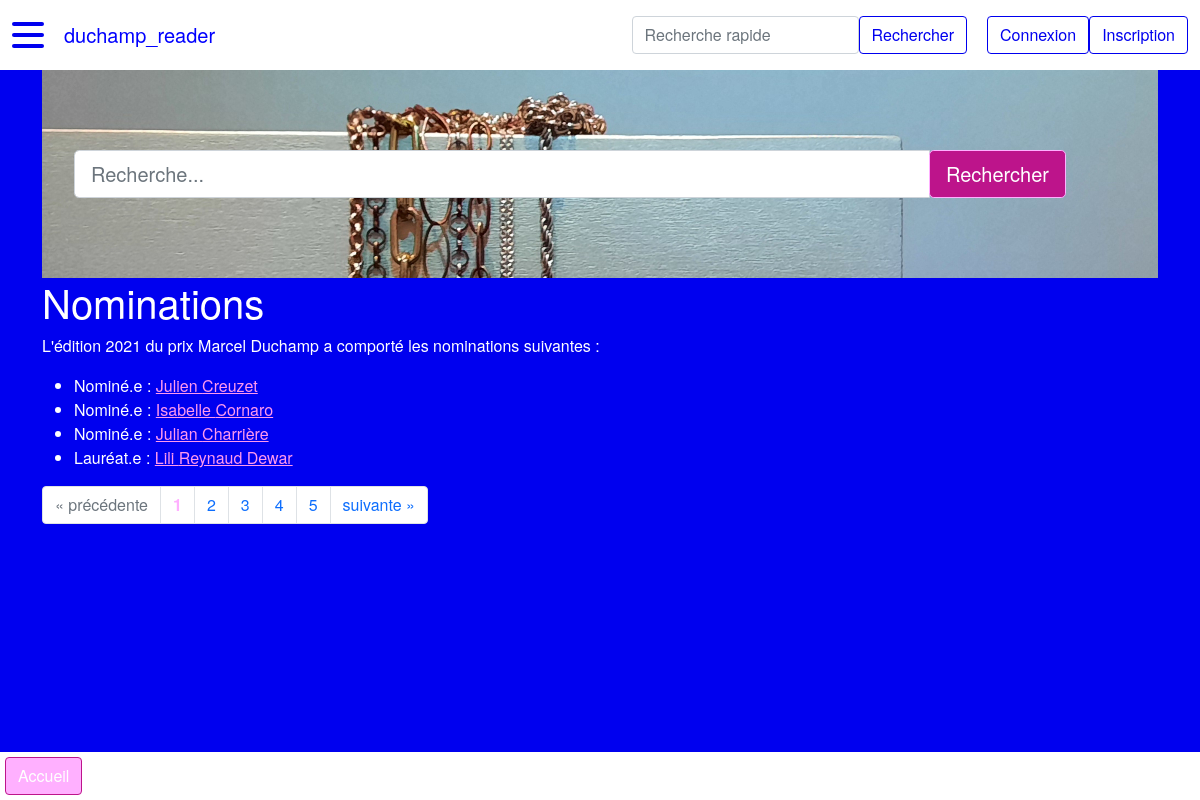
/nomination, run on the app's committed database.
### duchamp_reader/modeles/classes_generic.py (models this page shows, shortened)
class Nomination(db.Model):
    __tablename__ = "nomination"
    id = db.Column(db.Integer, unique=True, nullable=False, primary_key=True, autoincrement=True)
    annee = db.Column(db.Integer, nullable=False)  # format YYYY
    laureat = db.Column(db.Boolean, nullable=False, default=0)  # 1 si lauréat, 0 si non
    id_artiste = db.Column(db.Integer, db.ForeignKey("artiste.id"))
    id_theme = db.Column(db.Integer, db.ForeignKey("theme.id"))
    classname = db.Column(db.Text, nullable=False, default="nomination")
    authorship = db.relationship("AuthorshipNomination", back_populates="nomination")
    artiste = db.relationship("Artiste", back_populates="nomination")
    theme = db.relationship("Theme", back_populates="nomination", uselist=False)

class Artiste(db.Model):
    __tablename__ = "artiste"
    id = db.Column(db.Integer, unique=True, nullable=False, primary_key=True, autoincrement=True)
    nom = db.Column(db.Text, nullable=False)
    prenom = db.Column(db.Text, nullable=False)
    annee_naissance = db.Column(db.Integer) # format YYYY
    genre = db.Column(db.String(1))  # M : masculin, F : femme, A : autre/non-binaire
    id_wikidata = db.Column(db.Text)
    id_ville_naissance = db.Column(db.Integer, db.ForeignKey("ville.id"))
    id_ville_residence = db.Column(db.Integer, db.ForeignKey("ville.id"))
    classname = db.Column(db.Text, nullable=False, default="artiste")
    authorship = db.relationship("AuthorshipArtiste", back_populates="artiste")
    represent = db.relationship("RelationRepresente", back_populates="artiste")
    ville_naissance = db.relationship("Ville", foreign_keys=[id_ville_naissance],
                                      backref="artiste_ville_naissance", uselist=False)
    ville_residence = db.relationship("Ville", foreign_keys=[id_ville_residence],
                                      backref="artiste_ville_residence", uselist=False)
    nomination = db.relationship("Nomination", back_populates="artiste", uselist=False)

### duchamp_reader/routes.py (the view)
@app.route("/nomination")
def nomination_index():
    last_artistes, last_nominations, last_galeries, last_villes, last_themes = queries()
    page = request.args.get("page", 1)
    titre = "Nominations"
    if isinstance(page, str) and page.isdigit():
        page = int(page)
    else:
        page = 1
    nominations = Nomination.query.join(Artiste, Nomination.id_artiste == Artiste.id)\
        .join(Theme, Nomination.id_theme == Theme.id)\
        .order_by(Nomination.id.desc()).paginate(page=page, per_page=PERPAGE)
    return render_template("pages/nomination_index.html", titre=titre, nominations=nominations,
                           last_nominations=last_nominations, last_artistes=last_artistes, last_galeries=last_galeries,
                           last_themes=last_themes, last_villes=last_villes)

### duchamp_reader/utils/query.py (called while the page is built)
def queries():
        last_artistes = Artiste.query.order_by(Artiste.id.desc()).limit(3).all()
        last_nominations = Nomination.query.join(Artiste, Nomination.id_artiste == Artiste.id)\
                .order_by(Nomination.id.desc()).limit(3).all()
        last_galeries = Galerie.query.order_by(Galerie.id.desc()).limit(3).all()
        last_villes = Ville.query.order_by(Ville.id.desc()).limit(3).all()
        last_themes = Theme.query.order_by(Theme.id.desc()).limit(3).all()
        return last_artistes, last_nominations, last_galeries, last_villes, last_themes

### duchamp_reader/templates/pages/nomination_index.html (shortened to what this page needs)
{% extends "conteneur.html" %}
{% block homesearch %}
    {% include "partials/recherche.html" %}
{% endblock %}
{% block corps %}
<h1>{{titre}}</h1>
    {% if nominations %}
        <p>L'édition {{nominations.items[1].annee}} du prix Marcel Duchamp a comporté les nominations suivantes :</p>
        <ul>
            {% for nomination in nominations.items %}
                <li>
                    {% if nomination.laureat == 1 %}Lauréat.e {% else %}Nominé.e {% endif %}:
                    <a href="{{url_for('artiste_main', id_artiste=nomination.id_artiste)}}">
                        {{nomination.artiste.prenom}} {{nomination.artiste.nom}}
                    </a>
                </li>
            {% endfor %}
        </ul>
        <nav aria-label="research-pagination">
            <ul class="pagination">
                {% if nominations.has_prev %}
                    <li class="page-item">
                {% else%}
                    <li class="page-item disabled">
                {% endif %}
                        <a class="page-link" href="{{url_for('nomination_index', page=nominations.prev_num)}}" aria-label="Previous">
                            <span aria-hidden="true">&laquo;</span>
                            <span class="sr-only">précédente</span>
                        </a>
                    </li>
                {% for page in nominations.iter_pages() %}
                    {% if page %}
                        {% if page != nominations.page %}
                        <li class="page-item">
                            <a class="page-link" href="{{url_for('nomination_index', page=page)}}">
                                {{page}}
                            </a>
                        </li>
                        {% else %}
                            <li class="page-item active disabled">
                                <a class="page-link"><b style="color: var(--custom-light-pink)">{{page}}</b></a>
                            </li>
                        {% endif %}
                    {% else %}
                    <li class="page-item disabled">
                        <a class="page-link">...</a>
                    </li>
                    {% endif %}
                {% endfor %}
                {% if nominations.has_next %}
                    <li class="page-item">
                {% else %}
                    <li class="page-item disabled">
                {% endif %}
                    <a class="page-link" href="{{url_for('nomination_index', page=nominations.next_num)}}" aria-label="Next">
                        <span class="sr-only">suivante</span>
                        <span aria-hidden="true">&raquo;</span>
                    </a>
                </li>
            </ul>
        </nav>
    {% endif %}
    <div class="basdepage">
        <a class="btn" href="{{url_for('accueil')}}">Accueil</a>
    </div>
{% endblock %}

### data on the page
Nomination: annee "2021", laureat "Nominé.e", artiste.prenom "Isabelle", artiste.nom "Cornaro"
Nomination: laureat "Nominé.e", artiste.prenom "Julien", artiste.nom "Creuzet"
Nomination: laureat "Nominé.e", artiste.prenom "Julian", artiste.nom "Charrière"
Nomination: laureat "Lauréat.e", artiste.prenom "Lili", artiste.nom "Reynaud Dewar"

### other printed values
{{ titre }} "Nominations"
{{ page }} "1"
{{ page }} "2" "3" "4" "5"
